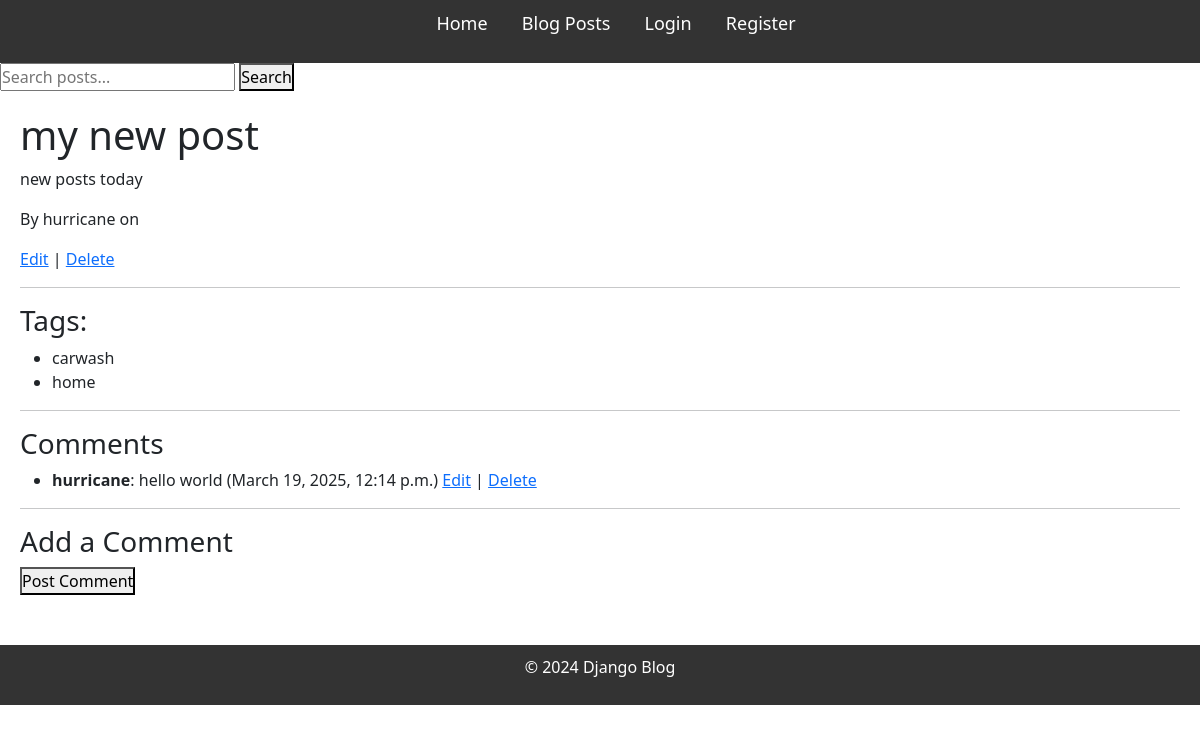
Screenshot of /post/7/ (signed in) with the database file from the repository.
### blog/models.py (models this page shows, shortened)
class Post(models.Model):
    title = models.CharField(max_length=100)
    content = models.TextField()
    published_date = models.DateTimeField(auto_now_add=True)
    author = models.ForeignKey(User, on_delete=models.CASCADE, related_name='posts')
    tags = TaggableManager(related_name="post_tags")

class Comment(models.Model):
    post = models.ForeignKey(Post, on_delete=models.CASCADE, related_name='comments')
    author = models.ForeignKey(User, on_delete=models.CASCADE, related_name='comments')
    content = models.TextField()
    created_at = models.DateTimeField(auto_now_add=True)
    updated_at = models.DateTimeField(auto_now_add=True)

### blog/views.py (the view)
# urls.py: path('post/<int:pk>/', views.PostDetailView.as_view(), name='post_detail'),
class PostDetailView(DetailView):
    model = Post
    template_name = 'blog/post_detail.html'
    context_object_name = 'post'
    def get_context_data(self, **kwargs):
        context = super().get_context_data(**kwargs)
        context['comments'] = Comment.objects.filter(post=self.object)
        return context

### blog/templates/blog/post_detail.html (shortened to what this page needs)
{% extends "base.html" %}
{% block content %}
    <h1>{{ post.title }}</h1>
    <p>{{ post.content }}</p>
    <p>By {{ post.author }} on {{ post.created_at }}</p>
    <a href="{% url 'post_edit' post.pk %}">Edit</a> |
    <a href="{% url 'post_delete' post.pk %}">Delete</a>
    <hr>
        <h3>Tags:</h3>
        <ul>
            {% for tag in post.tags.all %}
                <li>{{ tag }}</li>
            {% empty %}
                <p>No tags added.</p>
            {% endfor %}
        </ul>
    <hr>
    <h3>Comments</h3>
    <ul>
        {% for comment in comments %}
            <li>
                <strong>{{ comment.author.username }}</strong>: {{ comment.content }} ({{ comment.created_at }})
                {% if request.user == comment.author %}
                    <a href="{% url 'edit_comment' comment.id %}">Edit</a> |
                    <a href="{% url 'delete_comment' comment.id %}">Delete</a>
                {% endif %}
            </li>
        {% empty %}
            <li>No comments yet. Be the first to comment!</li>
        {% endfor %}
    </ul>
    <hr>
    <h3>Add a Comment</h3>
    {% if user.is_authenticated %}
        <form method="POST" action="{% url 'add_comment' post.id %}">
            <button type="submit">Post Comment</button>
        </form>
    {% else %}
        <p><a href="{% url 'login' %}">Log in</a> to leave a comment.</p>
    {% endif %}
{% endblock %}

### static/css/style.css (style rules this page uses)
* { margin: 0; padding: 0; box-sizing: border-box; }
body { font-family: Arial, sans-serif; background-color: #f9f9f9; color: #333; }

### rows the page displays
Post: title "my new post", content "new posts today", author "hurricane"
Tag: name "carwash"
Tag: name "home"
Comment: author.username "hurricane", content "hello world", created_at "March 19, 2025, 12:14 p.m.", shows "Edit"
